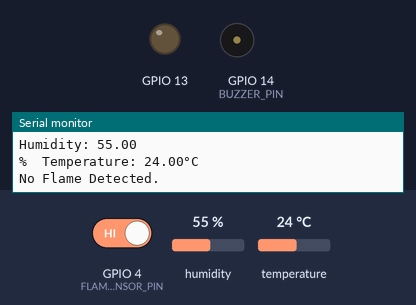
The sketch below on a simulated ESP32. Parts: output pins drawn as LEDs (lit = HIGH), buzzer (waves = sounding), the last lines printed to the serial monitor. Inputs (shaded band) come from the test bench; at power-on: GPIO 4 (FLAME_SENSOR_PIN) HIGH, humidity 55 %, temperature 24 °C.

Above: at 2.8 s.
2.9 s: GPIO 4 (FLAME_SENSOR_PIN) driven LOW
At 4.1 s:
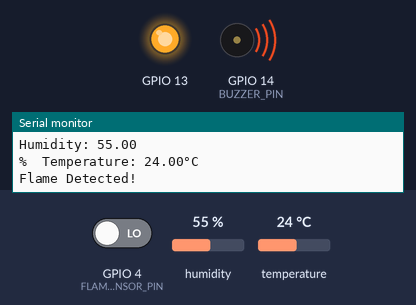
4.5 s: GPIO 4 (FLAME_SENSOR_PIN) driven HIGH
At 6.5 s:
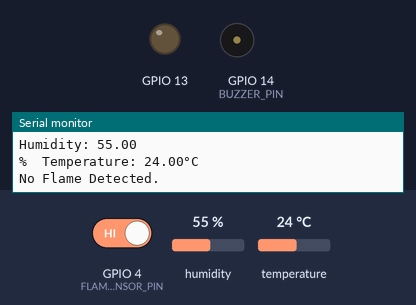
Timing chart, 0 to 8.0 s (numbered marks = the images above; inputs shaded):
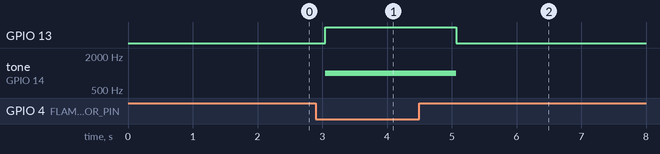

Measured:
- after the input at 2.9 s, GPIO 13: LOW → HIGH after 0.15 s; tone on GPIO 14 (BUZZER_PIN): silent → 1000 Hz after 0.15 s
- after the input at 4.5 s, GPIO 13: HIGH → LOW after 0.57 s; tone on GPIO 14 (BUZZER_PIN): 1000 Hz → silent after 0.57 s

The sketch:

FLAME_DHT_BUZZER.ino
```cpp
#include <Adafruit_Sensor.h>
#include <DHT.h>
#include <DHT_U.h>

#define FLAME_SENSOR_PIN 4
#define BUZZER_PIN 14

#define DHTPIN 26
#define DHTTYPE DHT11

DHT dht(DHTPIN, DHTTYPE);

void setup() {
  Serial.begin(115200);
  dht.begin();

  pinMode(FLAME_SENSOR_PIN, INPUT);
  pinMode(13, OUTPUT);
  pinMode(BUZZER_PIN, OUTPUT);
}

void loop() {
  int flameDetected = digitalRead(FLAME_SENSOR_PIN);
  float humidity = dht.readHumidity();
  float temperature = dht.readTemperature();


  if (isnan(humidity) || isnan(temperature)) {
    Serial.println("Failed to read from DHT sensor!");
    return;
  }


  Serial.println(String("Humidity: ") + humidity);
  Serial.println(String("%  Temperature: ") + temperature + "°C");

  if (flameDetected == LOW) {
    Serial.println("Flame Detected!");
    digitalWrite(13, HIGH);
    tone(14, 1000);
  } else {
    Serial.println("No Flame Detected.");
    digitalWrite(13, LOW);
    noTone(BUZZER_PIN);
  }

  delay(1000);
}
```
